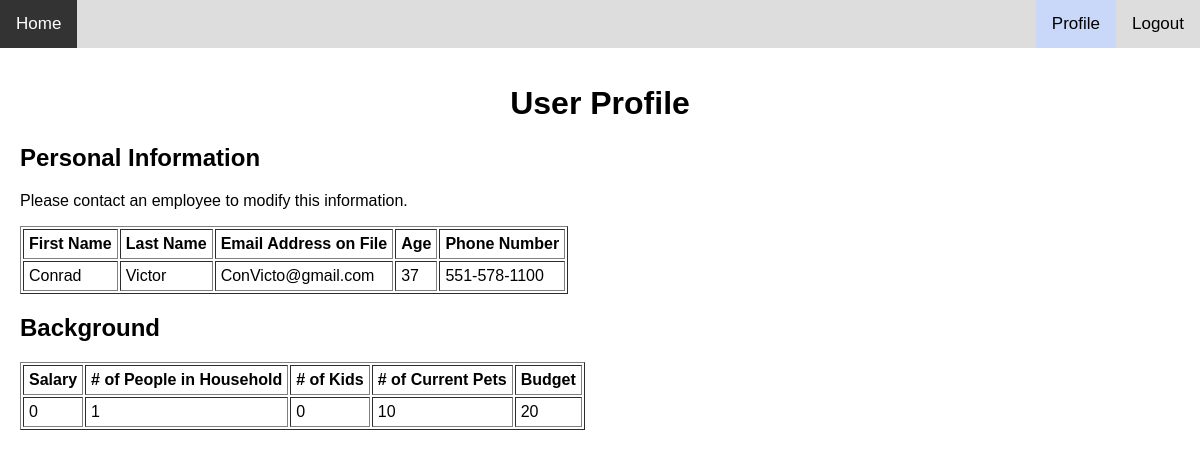
The app's page /user_profile.php (signed in) with its own data.
### tables this page shows
CREATE TABLE Customer (
	CustomerID	INTEGER NOT NULL AUTO_INCREMENT UNIQUE,
	Username 	VARCHAR(64) NOT NULL,
    Password 	VARCHAR(64) NOT NULL,
	FirstName	VARCHAR(32),
	LastName 	VARCHAR(32),
	Age			INTEGER,
	Email		VARCHAR(64) NOT NULL,
	PhoneNumber	VARCHAR(32),
	PRIMARY KEY (CustomerID)
);

CREATE TABLE CustomerBackground (
	BackgroundID	INTEGER NOT NULL AUTO_INCREMENT UNIQUE,
    CriminalRecordID INTEGER,
	CustomerID		INTEGER,
	Salary			DECIMAL,
	NumPeopleHousehold INTEGER,
	NumKids 		INTEGER,
	NumCurrPets		INTEGER,
	BUDGET			DECIMAL,
	PRIMARY KEY (BackgroundID),
	FOREIGN KEY (CriminalRecordID) REFERENCES CriminalRecord(CriminalRecordID),
	FOREIGN KEY (CustomerID) REFERENCES Customer(CustomerID)

);

### user_profile.php (the view, shortened to what this page needs)
<?php
include('components/navbar.php');
if (isset($_SESSION['username'])) {
    echo "<h1 style='text-align:center;'>User Profile</h1>";
    displayInfo(TRUE);
    displayEmployment(TRUE);
}
function displayInfo($first) {
    require 'login.php';
    $connection = new mysqli($hn, $un, $pw, $db) or die ("Unable to connect");
    $username = htmlentities($_SESSION['username']);
    if ($result = $connection -> query("SELECT * FROM Customer WHERE Username='$username'")) {
        echo "<h2 style='text-align: left'>Personal Information</h1>
        <p>Please contact an employee to modify this information.</p>
        <table border='1'>
        <tr>
        <th>First Name</th>
        <th>Last Name</th>
        <th>Email Address on File</th>
        <th>Age</th>
        <th>Phone Number</th>
        </tr>";
        while($row = mysqli_fetch_array($result)) {
            echo "<tr><td>"  . $row['FirstName'] . "</td><td>" . $row['LastName'] . "</td><td>" . $row['Email'] . "</td><td>". $row['Age'] . "</td><td>". $row['PhoneNumber'] . "</td></tr>";
        }
        echo "</table>";
    }
}
function displayEmployment($first) {
    require 'login.php';
    $connection = new mysqli($hn, $un, $pw, $db) or die ("Unable to connect");
    $username = htmlentities($_SESSION['username']);
    if ($result = $connection -> query("SELECT * FROM Customer INNER JOIN CustomerBackground WHERE Customer.CustomerID = CustomerBackground.CustomerID AND Customer.Username = '$username'")) {
        echo "<h2 style='text-align: left'>Background</h1>
        <table border='1'>
        <tr>
        <th>Salary</th>
        <th># of People in Household</th>
        <th># of Kids</th>
        <th># of Current Pets</th>
        <th>Budget</th>
        </tr>";
        while($row = mysqli_fetch_array($result)) {
            echo "<tr><td>" . $row['Salary'] . "</td><td>" . $row['NumPeopleHousehold'] . "</td><td>" . $row['NumKids'] . "</td><td>". $row['NumCurrPets'] . "</td><td>". $row['BUDGET'] . "</td></tr>";
        }
        echo "</table>";
    }
}
?>

### records on screen
customer: FirstName "Conrad", LastName "Victor", Email "ConVicto@gmail.com", Age "37", PhoneNumber "551-578-1100"
customerbackground: Salary "0", NumPeopleHousehold "1", NumKids "0", NumCurrPets "10", BUDGET "20"
